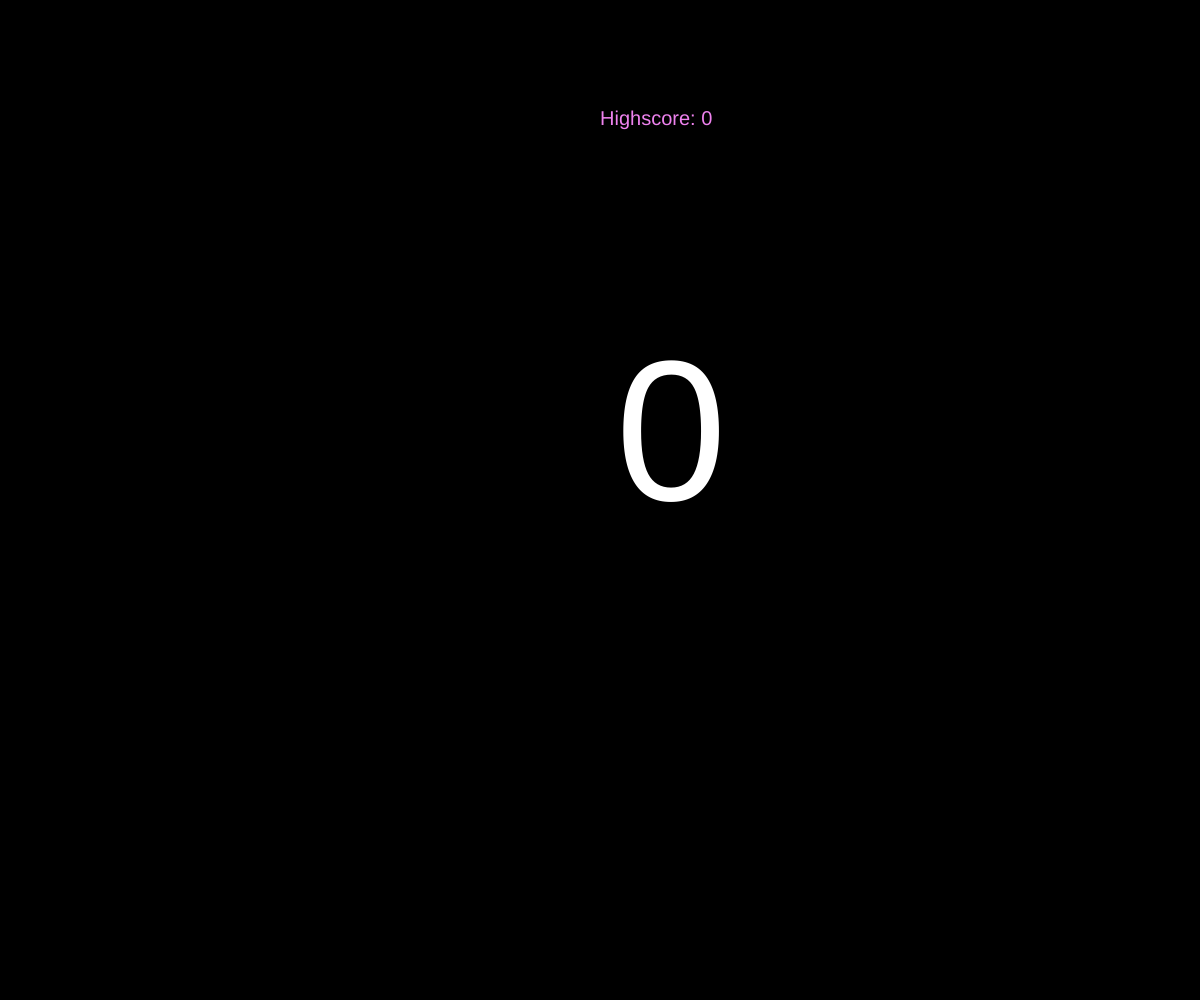
Frame 1 (no input)
Frame 60 (no input): identical to frame 1, image omitted
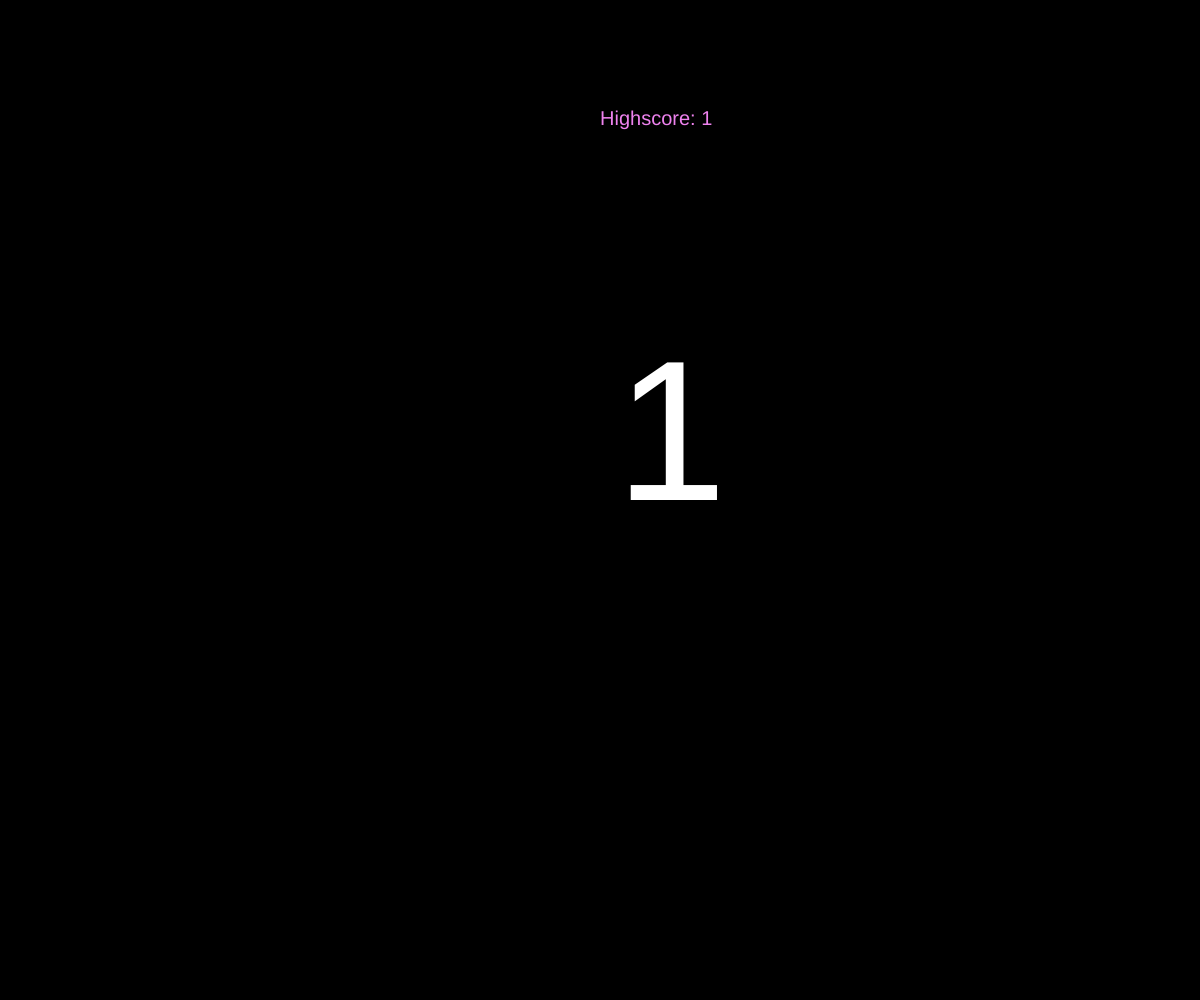
Frame 120 (the mouse pressed at the canvas centre since frame 60)

The p5.js sketch that drew these frames (run headless with seeded random() and noise() and a simulated clock; from frame 60 on, the mouse is pressed at the canvas centre):

// p5.js sketch
// ── sketch.js
// Highscore

let score = 0;
let highscore = 0;

function setup() {
  createCanvas(windowWidth, windowHeight);
  if (getItem("highscore") !== null) {
    highscore = getItem("highscore");
  }
  else {
    storeItem("highscore", 0);
  }
}

function draw() {
  background(0);

  textSize(200);
  fill("white");
  text(score, width/1.95, height/2);
  textSize(20);
  fill("violet");
  text("Highscore: " + highscore, width/2, height/8);
}

function mousePressed() {
  score++;

  if (score > getItem("highscore")) {
    storeItem("highscore", score);
    highscore = score;
  }
}
